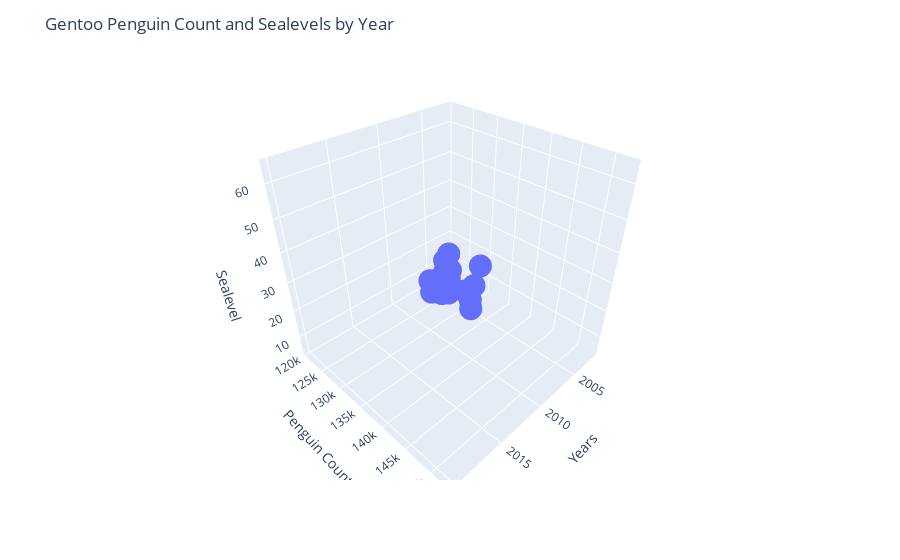

Source (notebook cell):
### Markdown cell above
## Correlation between rising sea levels and number of Gentoo penguins

### Code cell
gentoo_penguin = interpolated_data[interpolated_data['common_name'] == 'gentoo penguin'].groupby('year')['penguin_count'].sum()
sealevels_range_2002_2020['GMSL_GIA']

fig = px.scatter_3d(gentoo_penguin, x=gentoo_penguin.index, y=gentoo_penguin, z=sealevels_range_2002_2020['GMSL_GIA'])

fig.update_layout(scene=dict(xaxis_title='Years', yaxis_title='Penguin Count', zaxis_title='Sealevel'),
                  title='Gentoo Penguin Count and Sealevels by Year',
                  )

fig.show()

### Figure 1 — Plotly figure (JSON) as saved in the notebook; plotly's stock layout.template omitted (floating-point values rounded to 4 significant figures)
{"data": [{"hovertemplate": "year=%{x}<br>y=%{y}<br>z=%{z}<extra></extra>", "legendgroup": "", "marker": {"color": "#636efa", "symbol": "circle"}, "mode": "markers", "name": "", "scene": "scene", "showlegend": false, "type": "scatter3d", "x": [2002, 2003, 2004, 2005, 2006, 2007, 2008, 2009, 2010, 2011, 2012, 2013, 2014, 2015, 2016, 2017, 2018, 2019, 2020], "y": [120700.0, 122000.0, 123900.0, 125100.0, 126900.0, 124300.0, 130900.0, 131200.0, 130500.0, 134800.0, 141100.0, 143900.0, 145400.0, 148400.0, 149100.0, 146300.0, 148100.0, 150500.0, 152469], "z": [5.78, 4.58, 7.43, 10.3, 14.21, 11.96, 15.21, 23.54, 18.9, 24.57, 33.75, 32.95, 39.2, 53.32, 50.64, 53.12, 59.28, 64.39, 64.39]}], "layout": {"legend": {"tracegroupgap": 0}, "margin": {"t": 60}, "scene": {"domain": {"x": [0, 1], "y": [0, 1]}, "xaxis": {"title": {"text": "Years"}}, "yaxis": {"title": {"text": "Penguin Count"}}, "zaxis": {"title": {"text": "Sealevel"}}}, "title": {"text": "Gentoo Penguin Count and Sealevels by Year"}}}
